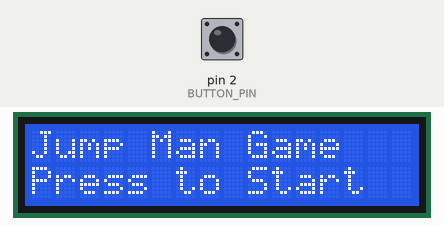
Recording of a sketch running on a simulated Arduino Uno, built with avr-gcc and run on an emulated ATmega328P. Parts: 16×2 character LCD. The inputs (shaded band) are chosen by the test bench; at power-on: pin 2 (BUTTON_PIN) HIGH. Random numbers use the default seed unless the sketch sets one.

Above: at 0.8 s.
0.9 s: pin 2 (BUTTON_PIN) pulled LOW for 0.15 s
At 1.3 s:
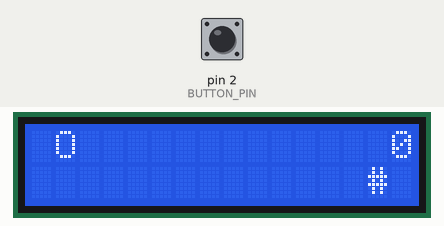
3.9 s: pin 2 (BUTTON_PIN) pulled LOW for 3.2 s
At 8.9 s:
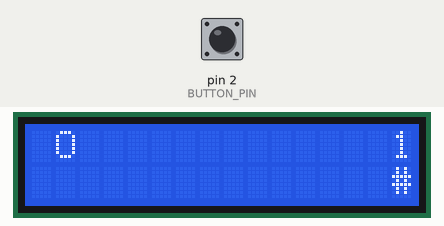
10.1 s: pin 2 (BUTTON_PIN) pulled LOW for 1 s
At 11.0 s:
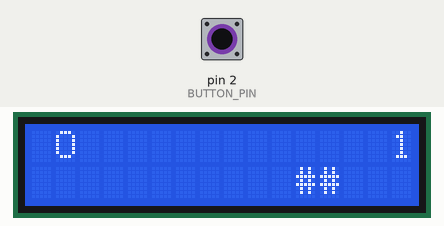
14.1 s: pin 2 (BUTTON_PIN) pulled LOW for 0.15 s
At 24.8 s:
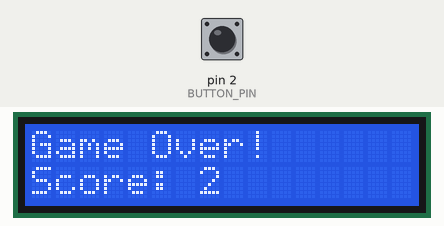
Timing chart, 0 to 25.3 s (numbered marks = the images above; inputs shaded):
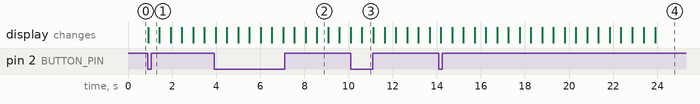

Measured:
- after the input at 0.9 s, the display: changes at once (image 1)
- what the display in image 2 shows lasts 0.5 s, from 8.6 s to 9.1 s

The sketch:

game.ino
```cpp
#include <Wire.h>
#include <LiquidCrystal_I2C.h>
#include <stdlib.h>

#define BUTTON_PIN 2
#define JUMP_DURATION 5

LiquidCrystal_I2C lcd(0x3F, 16, 2);

int playerPos = 1;
int obstaclePos = 15;
bool isJumping = false;
int jumpCounter = 0;
int score = 0;
int iSecret;

int dl = 200;
int posSCORE = 15;

void setup() {
  pinMode(BUTTON_PIN, INPUT_PULLUP);
  lcd.init();
  lcd.backlight();
  startGame();
}

void loop() {
  if (digitalRead(BUTTON_PIN) == LOW) {
    if (!isJumping) {
      isJumping = true;
      jumpCounter = 0;
    }
  }

  if (isJumping) {
    jumpCounter++;
    if (jumpCounter > JUMP_DURATION) {
      isJumping = false;
    }
  }

  // Move the obstacle
  obstaclePos--;
  if (obstaclePos < 0) {
    obstaclePos = 15;
    score++;
  }

  // Check collision
  if (playerPos == 1 && obstaclePos == 1 && !isJumping) {
    gameOver();
  }

  // Update display
  lcd.clear();
  lcd.setCursor(posSCORE, 0);
  lcd.print(score);


  lcd.setCursor(playerPos, 1);
  if (isJumping) {
    lcd.print(" ");
    lcd.setCursor(playerPos, 0);
    lcd.print("O");
  } else {
    lcd.print("O");
  }

  lcd.setCursor(obstaclePos, 1);
  if(obstaclePos == 15){
      iSecret = rand() % 3;
  }
  if (iSecret == 0){
      lcd.print("#");
    } else if (iSecret == 1) {
      lcd.print("##");
    } else if (iSecret == 2) {
      lcd.print("###");
    }

  delay(500);
  if (score == 10) {
        dl = 150;
    } else if (score == 20) {
        dl = 100;
    } else if (score == 30) {
        dl = 75;
    } else if (score == 50) {
        dl = 50;
    }
}

void waitForButtonPress() {
  while (digitalRead(BUTTON_PIN) == HIGH) {
    // Wait until the button is pressed
  }
}

void gameOver() {
  lcd.clear();
  lcd.setCursor(0, 0);
  lcd.print("Game Over!");
  lcd.setCursor(0, 1);
  lcd.print("Score: ");
  lcd.print(score);
  delay(2000);  // Show game over screen for 2 seconds
  waitForButtonPress();  // Wait for the button press to restart
  startGame();  // Restart the game
}

void startGame() {
  score = 0;
  playerPos = 1;
  obstaclePos = 15;
  isJumping = false;
  jumpCounter = 0;
  lcd.clear();
  lcd.setCursor(0, 0);
  lcd.print("Jump Man Game");
  lcd.setCursor(0, 1);
  lcd.print("Press to Start");
  waitForButtonPress();
  lcd.clear();
}
```
